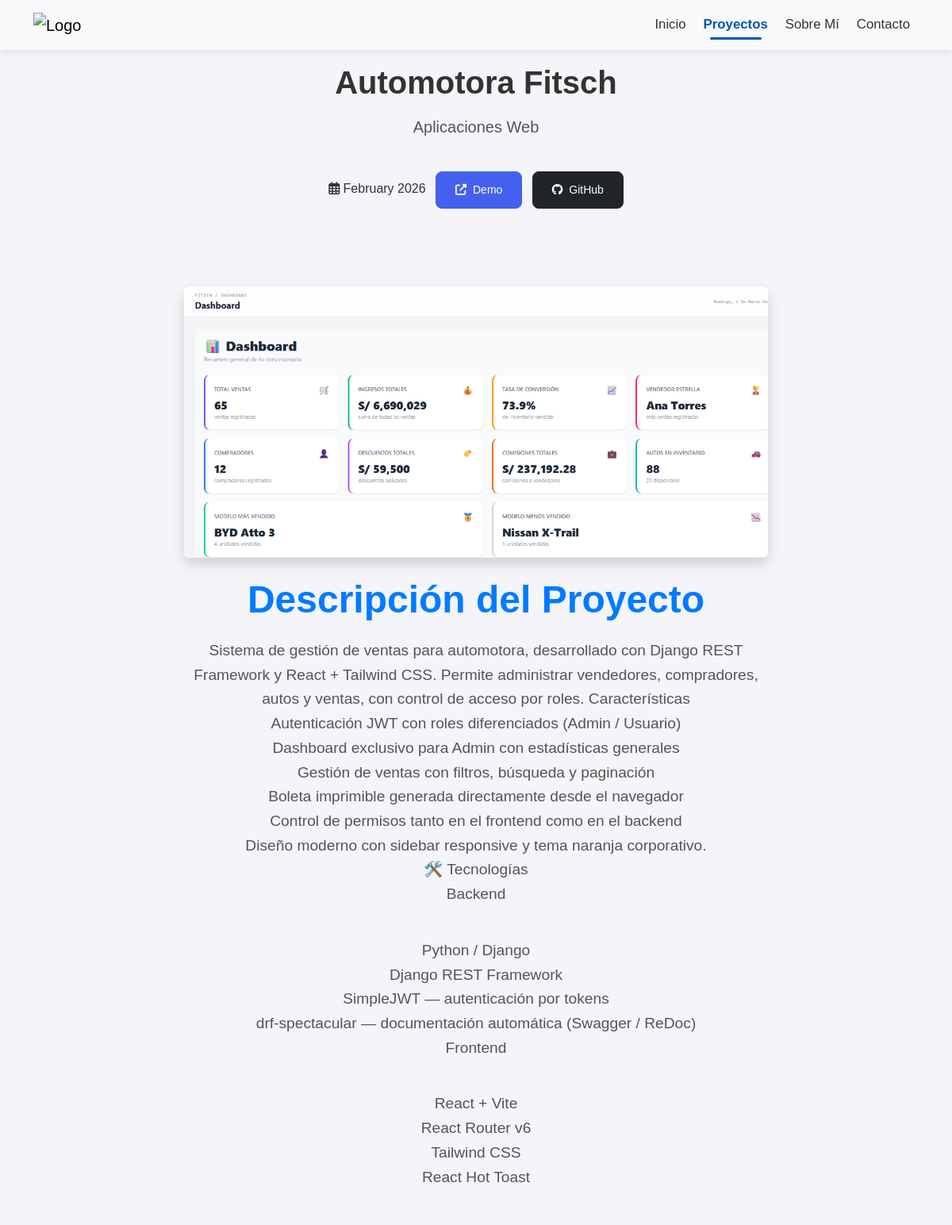
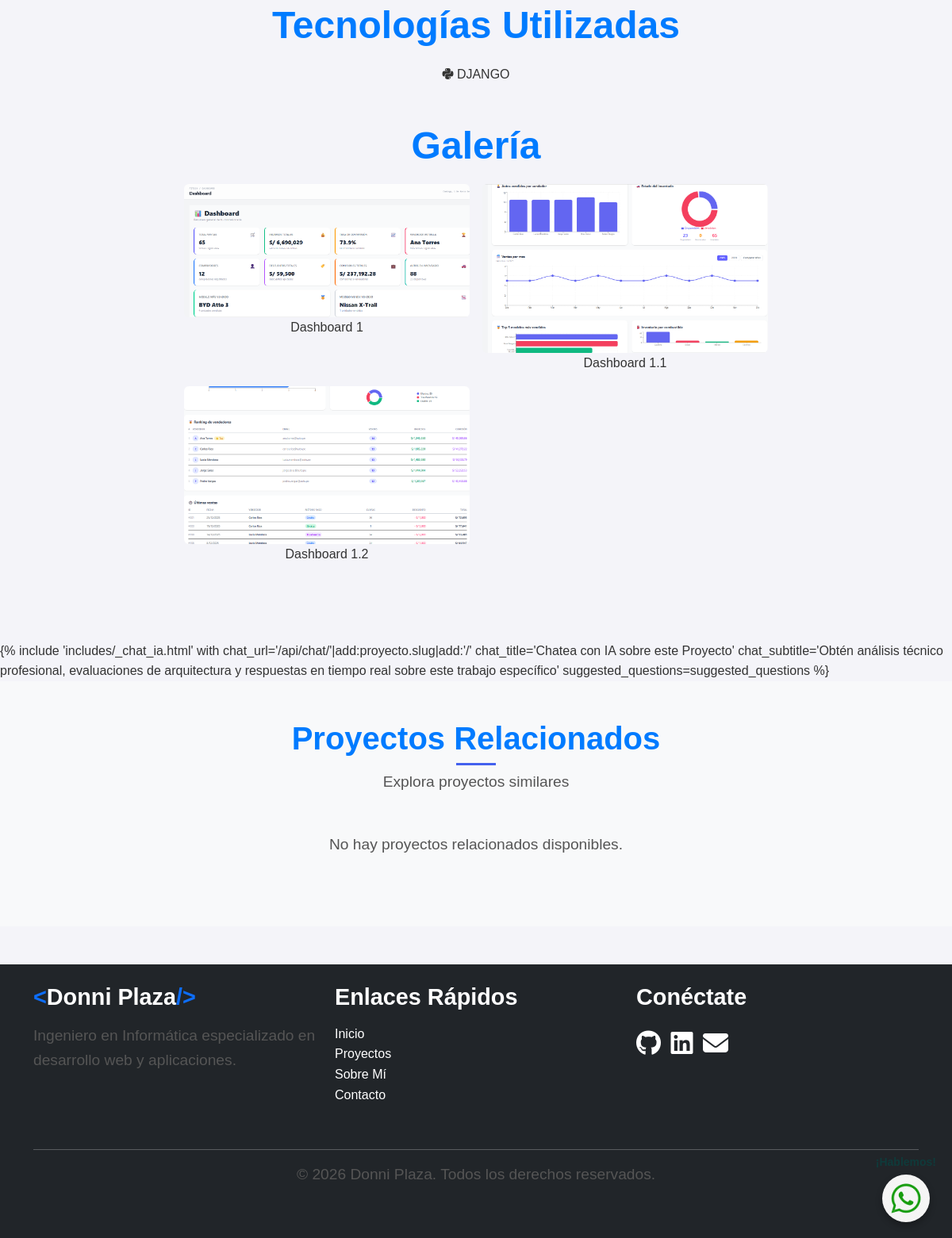
/proyectos/automotora-fitsch/, run on the app's committed database (2 pictures, top to bottom).
### web/models.py (models this page shows, shortened)
class Proyecto(models.Model):
    titulo = models.CharField(max_length=200)
    slug = models.SlugField(unique=True, blank=True)
    descripcion = models.TextField()
    imagen_principal = models.ImageField(upload_to='proyectos/')
    categoria = models.ForeignKey(Categoria, on_delete=models.CASCADE, related_name='proyectos')
    tecnologias = models.ManyToManyField(Tecnologia, related_name='proyectos')
    url_github = models.URLField(blank=True, null=True)
    url_demo = models.URLField(blank=True, null=True)
    destacado = models.BooleanField(default=False)
    fecha_creacion = models.DateField()
    fecha_publicacion = models.DateTimeField(auto_now_add=True)

class Categoria(models.Model):
    nombre = models.CharField(max_length=100)
    slug = models.SlugField(unique=True, blank=True)
    class Meta:
        verbose_name_plural = "Categorías"

class Tecnologia(models.Model):
    nombre = models.CharField(max_length=50)
    icono = models.CharField(max_length=50, help_text="Nombre de la clase de Font Awesome (ej: 'fa-python')")
    class Meta:
        verbose_name_plural = "Tecnologías"

class ImagenProyecto(models.Model):
    proyecto = models.ForeignKey(Proyecto, on_delete=models.CASCADE, related_name='imagenes')
    imagen = models.ImageField(upload_to='proyectos/galeria/')
    titulo = models.CharField(max_length=100, blank=True)

### web/views.py (the view)
# urls.py: path('proyectos/<slug:proyecto_slug>/', views.ProyectoDetailView.as_view(), name='proyecto_detalle'),
class ProyectoDetailView(DetailView):
    model = Proyecto
    template_name = 'proyecto_detalle.html'
    context_object_name = 'proyecto'
    slug_url_kwarg = 'proyecto_slug'
    def get_context_data(self, **kwargs):
        context = super().get_context_data(**kwargs)
        proyecto = self.object  # Usa self.object en lugar de llamar get_object() dos veces
        context['proyectos_relacionados'] = (
            Proyecto.objects
            .filter(categoria=proyecto.categoria)
            .exclude(id=proyecto.id)[:3]
        )
        context['suggested_questions'] = [
            {'label': '💻 Tecnologías y su elección', 'question': '¿Qué tecnologías usaste en este proyecto y por qué las elegiste?'},
            {'label': '🎯 Desafíos técnicos', 'question': '¿Cuáles fueron los principales desafíos técnicos que enfrentaste en este proyecto?'},
            {'label': '📈 Escalabilidad', 'question': '¿Cómo escalabilizarías esta aplicación para manejar millones de usuarios?'},
            {'label': '⭐ Evaluación completa', 'question': 'Evalúa profesionalmente la arquitectura y las decisiones de diseño de este proyecto'},
            {'label': '🚀 Futuras mejoras', 'question': '¿Qué mejoras o nuevas funcionalidades se podrían implementar?'},
        ]
        return context

### web/templates/proyecto_detalle.html (shortened to what this page needs)
{% extends 'base.html' %}
{% load static %}
{% block content %}
<section class="project-header">
    <div class="container">
        <div class="row">
            <div class="col-12 text-center" data-aos="fade-up">
                <h1>{{ proyecto.titulo }}</h1>
                <p class="lead">{{ proyecto.categoria.nombre }}</p>
                <div class="project-meta">
                    <span><i class="far fa-calendar-alt"></i> {{ proyecto.fecha_creacion|date:"F Y" }}</span>
                    {% if proyecto.url_demo %}
                    <a href="{{ proyecto.url_demo }}" target="_blank" class="btn btn-sm btn-primary ms-2">
                        <i class="fas fa-external-link-alt me-1"></i> Demo
                    </a>
                    {% endif %}
                    {% if proyecto.url_github %}
                    <a href="{{ proyecto.url_github }}" target="_blank" class="btn btn-sm btn-dark ms-2">
                        <i class="fab fa-github me-1"></i> GitHub
                    </a>
                    {% endif %}
                </div>
            </div>
        </div>
    </div>
</section>
<section class="project-content py-5">
    <div class="container">
        <div class="row">
            <div class="col-lg-8 mx-auto">
                <div class="project-main-img mb-4" data-aos="fade-up">
                    <img src="{{ proyecto.imagen_principal.url }}" alt="{{ proyecto.titulo }}"
                        class="img-fluid rounded shadow">
                </div>
                <div class="project-description mb-5" data-aos="fade-up">
                    <h2>Descripción del Proyecto</h2>
                    <div class="content">
                        {{ proyecto.descripcion|linebreaks }}
                    </div>
                </div>
                <div class="project-technologies mb-5" data-aos="fade-up">
                    <h2>Tecnologías Utilizadas</h2>
                    <div class="tech-list">
                        {% for tech in proyecto.tecnologias.all %}
                        <span class="tech-badge">
                            <i class="fab {{ tech.icono }}"></i> {{ tech.nombre }}
                        </span>
                        {% endfor %}
                    </div>
                </div>
                {% if proyecto.imagenes.all %}
                <div class="project-gallery mb-5" data-aos="fade-up">
                    <h2>Galería</h2>
                    <div class="row g-3">
                        {% for imagen in proyecto.imagenes.all %}
                        <div class="col-md-6">
                            <div class="gallery-item">
                                <img src="{{ imagen.imagen.url }}" alt="{{ imagen.titulo|default:proyecto.titulo }}"
                                    class="img-fluid rounded">
                                {% if imagen.titulo %}
                                <div class="caption">{{ imagen.titulo }}</div>
                                {% endif %}
                            </div>
                        </div>
                        {% endfor %}
                    </div>
                </div>
                {% endif %}
            </div>
        </div>
    </div>
</section>
{% include 'includes/_chat_ia.html' with chat_url='/api/chat/'|add:proyecto.slug|add:'/' chat_title='Chatea con IA sobre
este Proyecto' chat_subtitle='Obtén análisis técnico profesional, evaluaciones de arquitectura y respuestas en tiempo
real sobre este trabajo específico' suggested_questions=suggested_questions %}
<section class="related-projects py-5 bg-light">
    <div class="container">
        <div class="section-title text-center mb-5" data-aos="fade-up">
            <h2>Proyectos Relacionados</h2>
            <p>Explora proyectos similares</p>
        </div>
        <div class="row g-4">
            {% for rel_proyecto in proyectos_relacionados %}
            <div class="col-md-4" data-aos="fade-up" data-aos-delay="{{ forloop.counter|add:100 }}">
                <div class="project-card">
                    <div class="project-img">
                        <img src="{{ rel_proyecto.imagen_principal.url }}" alt="{{ rel_proyecto.titulo }}"
                            class="img-fluid">
                        <div class="overlay">
                            <a href="{% url 'proyecto_detalle' rel_proyecto.slug %}" class="btn btn-primary">Ver
                                Detalles</a>
                        </div>
                    </div>
                    <div class="project-info">
                        <span class="category">{{ rel_proyecto.categoria.nombre }}</span>
                        <h3><a href="{% url 'proyecto_detalle' rel_proyecto.slug %}">{{ rel_proyecto.titulo }}</a></h3>
                        <p>{{ rel_proyecto.descripcion|truncatechars:100 }}</p>
                    </div>
                </div>
            </div>
            {% empty %}
            <div class="col-12 text-center">
                <p>No hay proyectos relacionados disponibles.</p>
            </div>
            {% endfor %}
        </div>
    </div>
</section>
{% endblock %}

### web/static/css/styles.css (style rules this page uses)
:root { --primary-color: #4361ee; --secondary-color: #3f37c9; --dark-color: #1a1a2e; --light-color: #f8f9fa; --gray-color: #6c757d; --success-color: #4CAF50; --gradient-primary: linear-gradient(135deg, #4361ee 0%, #3a0ca3 100%); --font-primary: 'Poppins', sans-serif; --font-secondary: 'Roboto', sans-serif; --transition: all 0.3s ease; --shadow: 0 5px 15px rgba(0, 0, 0, 0.1); --shadow-dark: 0 5px 15px rgba(0, 0, 0, 0.2); --border-radius: 8px; }
* { margin: 0; padding: 0; box-sizing: border-box; }
body { font-family: var(--font-primary); line-height: 1.6; color: #333; background-color: #fff; overflow-x: hidden; margin: 0; padding: 0; }
h1, h2, h3, h4, h5, h6 { font-weight: 700; line-height: 1.2; margin-bottom: 1rem; }
a { text-decoration: none; color: var(--primary-color); transition: var(--transition); }
img { max-width: 100%; height: auto; }
.section-title { margin-bottom: 3rem; }
.section-title h2 { font-size: 2.5rem; font-weight: 700; margin-bottom: 1rem; position: relative; display: inline-block; }
.section-title h2:after { content: ''; position: absolute; left: 50%; bottom: -10px; width: 50px; height: 3px; background: var(--primary-color); transform: translateX(-50%); }
.btn { font-weight: 500; padding: 0.75rem 1.5rem; border-radius: var(--border-radius); transition: var(--transition); }
.btn-primary { background-color: var(--primary-color); border-color: var(--primary-color); }
body { font-family: 'Poppins', sans-serif; color: #333; line-height: 1.6; background-color: #f4f4f9; }
h1, h2, h3 { font-weight: bold; }
a { text-decoration: none; color: #007bff; transition: color 0.3s; }
section { padding: 50px 20px; margin: 0 auto; text-align: center; }
h2 { font-size: 3rem; margin-bottom: 20px; color: #007bff; }
p { font-size: 1.2rem; margin-bottom: 40px; color: #555; }

### data on the page
Proyecto: titulo "Automotora Fitsch", categoria.nombre "Aplicaciones Web", fecha_creacion "February 2026", imagen_principal (picture), descripcion "Sistema de gestión de ventas para automotora, desarrollado con Django REST Framework y React + Tailwind CSS. Permite administrar vendedores, compradores, autos y ventas, con control de acceso por roles. Características Autenticación JWT con roles diferenciados (Admin / Usuario) Dashboard exclusivo para Admin con estadísticas generales Gestión de ventas con filtros, búsqueda y paginación Boleta imprimible generada directamente desde el navegador Control de permisos tanto en el frontend como en el backend Diseño moderno con sidebar responsive y tema naranja corporativo. 🛠️ Tecnologías Backend Python / Django Django REST Framework SimpleJWT — autenticación por tokens drf-spectacular —…"
Tecnologia: nombre "DJANGO"
ImagenProyecto: imagen (picture), titulo "Dashboard 1"
ImagenProyecto: imagen (picture), titulo "Dashboard 1.1"
ImagenProyecto: imagen (picture), titulo "Dashboard 1.2"
